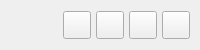
         <widget class="QFrame" name="contentTopBg">
          <property name="minimumSize">
           <size>
            <width>0</width>
            <height>50</height>
           </size>
          </property>
          <property name="maximumSize">
           <size>
            <width>16777215</width>
            <height>50</height>
           </size>
          </property>
          <property name="frameShape">
           <enum>QFrame::NoFrame</enum>
          </property>
          <property name="frameShadow">
           <enum>QFrame::Raised</enum>
          </property>
          <layout class="QHBoxLayout" name="horizontalLayout">
           <property name="spacing">
            <number>0</number>
           </property>
           <property name="leftMargin">
            <number>0</number>
           </property>
           <property name="topMargin">
            <number>0</number>
           </property>
           <property name="rightMargin">
            <number>10</number>
           </property>
           <property name="bottomMargin">
            <number>0</number>
           </property>
           <item>
            <widget class="QFrame" name="leftBox">
             <property name="sizePolicy">
              <sizepolicy hsizetype="Expanding" vsizetype="Preferred">
               <horstretch>0</horstretch>
               <verstretch>0</verstretch>
              </sizepolicy>
             </property>
             <property name="frameShape">
              <enum>QFrame::NoFrame</enum>
             </property>
             <property name="frameShadow">
              <enum>QFrame::Raised</enum>
             </property>
             <layout class="QHBoxLayout" name="horizontalLayout_3">
              <property name="spacing">
               <number>0</number>
              </property>
              <property name="leftMargin">
               <number>0</number>
              </property>
              <property name="topMargin">
               <number>0</number>
              </property>
              <property name="rightMargin">
               <number>0</number>
              </property>
              <property name="bottomMargin">
               <number>0</number>
              </property>
              <item>
               <widget class="QLabel" name="titleRightInfo">
                <property name="sizePolicy">
                 <sizepolicy hsizetype="Preferred" vsizetype="Expanding">
                  <horstretch>0</horstretch>
                  <verstretch>0</verstretch>
                 </sizepolicy>
                </property>
                <property name="maximumSize">
                 <size>
                  <width>16777215</width>
                  <height>45</height>
                 </size>
                </property>
                <property name="font">
                 <font>
                  <pointsize>10</pointsize>
                  <italic>false</italic>
                  <bold>false</bold>
                 </font>
                </property>
                <property name="text">
                 <string/>
                </property>
                <property name="alignment">
                 <set>Qt::AlignLeading|Qt::AlignLeft|Qt::AlignVCenter</set>
                </property>
               </widget>
              </item>
             </layout>
            </widget>
           </item>
           <item alignment="Qt::AlignRight">
            <widget class="QFrame" name="rightButtons">
             <property name="minimumSize">
              <size>
               <width>0</width>
               <height>28</height>
              </size>
             </property>
             <property name="frameShape">
              <enum>QFrame::NoFrame</enum>
             </property>
             <property name="frameShadow">
              <enum>QFrame::Raised</enum>
             </property>
             <layout class="QHBoxLayout" name="horizontalLayout_2">
              <property name="spacing">
               <number>5</number>
              </property>
              <property name="leftMargin">
               <number>0</number>
              </property>
              <property name="topMargin">
               <number>0</number>
              </property>
              <property name="rightMargin">
               <number>0</number>
              </property>
              <property name="bottomMargin">
               <number>0</number>
              </property>
              <item>
               <widget class="QPushButton" name="settingsTopBtn">
                <property name="minimumSize">
                 <size>
                  <width>28</width>
                  <height>28</height>
                 </size>
                </property>
                <property name="maximumSize">
                 <size>
                  <width>28</width>
                  <height>28</height>
                 </size>
                </property>
                <property name="cursor">
                 <cursorShape>PointingHandCursor</cursorShape>
                </property>
                <property name="toolTip">
                 <string>Settings</string>
                </property>
                <property name="text">
                 <string/>
                </property>
                <property name="icon">
                 <iconset>
                  <normaloff>:/icons/images/icons/icon_settings.png</normaloff>:/icons/images/icons/icon_settings.png</iconset>
                </property>
                <property name="iconSize">
                 <size>
                  <width>20</width>
                  <height>20</height>
                 </size>
                </property>
               </widget>
              </item>
              <item>
               <widget class="QPushButton" name="minimizeAppBtn">
                <property name="minimumSize">
                 <size>
                  <width>28</width>
                  <height>28</height>
                 </size>
                </property>
                <property name="maximumSize">
                 <size>
                  <width>28</width>
                  <height>28</height>
                 </size>
                </property>
                <property name="cursor">
                 <cursorShape>PointingHandCursor</cursorShape>
                </property>
                <property name="toolTip">
                 <string>Minimize</string>
                </property>
                <property name="text">
                 <string/>
                </property>
                <property name="icon">
                 <iconset>
                  <normaloff>:/icons/images/icons/icon_minimize.png</normaloff>:/icons/images/icons/icon_minimize.png</iconset>
                </property>
                <property name="iconSize">
                 <size>
                  <width>20</width>
                  <height>20</height>
                 </size>
                </property>
               </widget>
              </item>
              <item>
               <widget class="QPushButton" name="maximizeRestoreAppBtn">
                <property name="minimumSize">
                 <size>
                  <width>28</width>
                  <height>28</height>
                 </size>
                </property>
                <property name="maximumSize">
                 <size>
                  <width>28</width>
                  <height>28</height>
                 </size>
                </property>
                <property name="font">
                 <font>
                  <pointsize>10</pointsize>
                  <italic>false</italic>
                  <bold>false</bold>
                  <stylestrategy>PreferDefault</stylestrategy>
                 </font>
                </property>
                <property name="cursor">
                 <cursorShape>PointingHandCursor</cursorShape>
                </property>
                <property name="toolTip">
                 <string>Maximize</string>
                </property>
                <property name="text">
                 <string/>
                </property>
                <property name="icon">
                 <iconset>
                  <normaloff>:/icons/images/icons/icon_maximize.png</normaloff>:/icons/images/icons/icon_maximize.png</iconset>
                </property>
                <property name="iconSize">
                 <size>
                  <width>20</width>
                  <height>20</height>
                 </size>
                </property>
               </widget>
              </item>
              <item>
               <widget class="QPushButton" name="closeAppBtn">
                <property name="minimumSize">
                 <size>
                  <width>28</width>
                  <height>28</height>
                 </size>
                </property>
                <property name="maximumSize">
                 <size>
                  <width>28</width>
                  <height>28</height>
                 </size>
                </property>
                <property name="cursor">
                 <cursorShape>PointingHandCursor</cursorShape>
                </property>
                <property name="toolTip">
                 <string>Close</string>
                </property>
                <property name="text">
                 <string/>
                </property>
                <property name="icon">
                 <iconset>
                  <normaloff>:/icons/images/icons/icon_close.png</normaloff>:/icons/images/icons/icon_close.png</iconset>
                </property>
                <property name="iconSize">
                 <size>
                  <width>20</width>
                  <height>20</height>
                 </size>
                </property>
               </widget>
              </item>
             </layout>
            </widget>
           </item>
          </layout>
         </widget>
